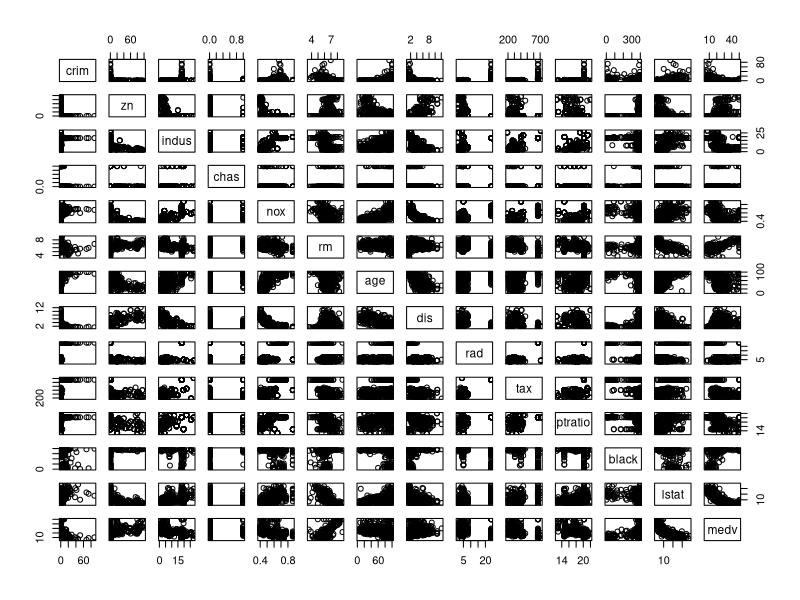
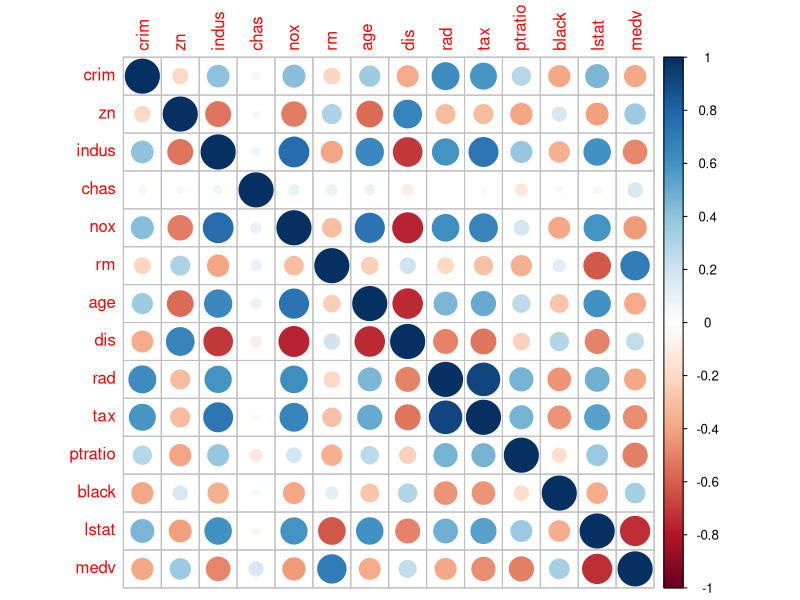
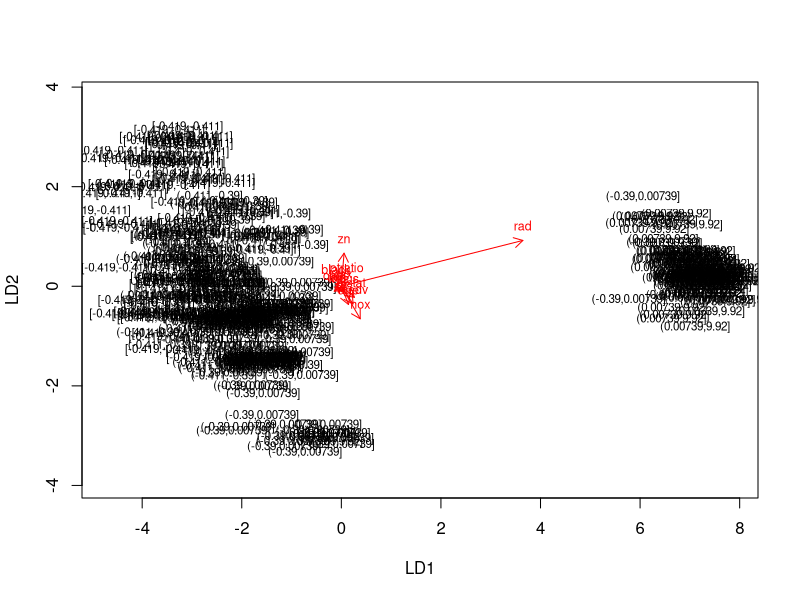

R code for these plots, in order:
## ---- chunk 1
# This is a code chunk in RStudio editor.
# access the MASS package
library(MASS)

# load the data
data("Boston")

# explore the dataset
str(Boston)
dim(Boston)

# plot matrix of the variables
pairs(Boston)

## ---- chunk 2
# calculate the correlation matrix and round it
cor_matrix <- cor(Boston) 

# visualize the correlation matrix
library(corrplot)
corrplot(cor_matrix, method="circle")
summary(Boston)

## ---- chunk 3
# center and standardize variables
boston_scaled <- scale(Boston)

# summaries of the scaled variables
summary(boston_scaled)

# class of the boston_scaled object
class(boston_scaled)

# change the object to data frame
boston_scaled <- as.data.frame(boston_scaled)

# summary of the scaled crime rate
summary(boston_scaled$crim)

# create a quantile vector of crim and print it
bins <- quantile(boston_scaled$crim)
bins

# create a categorical variable 'crime'
crime <- cut(boston_scaled$crim, breaks = bins, include.lowest = TRUE)

# look at the table of the new factor crime
table(crime)

# remove original crim from the dataset
boston_scaled <- dplyr::select(boston_scaled, -crim)

# add the new categorical value to scaled data
boston_scaled <- data.frame(boston_scaled, crime)

# number of rows in the Boston dataset 
n <- nrow(boston_scaled)

# choose randomly 80% of the rows
ind <- sample(n,  size = n * 0.8)

# create train set
train <- boston_scaled[ind,]

# create test set 
test <- boston_scaled[-ind,]

# save the correct classes from test data
correct_classes <- test$crime

# remove the crime variable from test data
test <- dplyr::select(test, -crime)

## ---- chunk 4
# linear discriminant analysis
lda.fit <- lda(crime ~ ., data = train)

# print the lda.fit object
lda.fit

# the function for lda biplot arrows
lda.arrows <- function(x, myscale = 1, arrow_heads = 0.1, color = "red", tex = 0.75, choices = c(1,2)){
  heads <- coef(x)
  arrows(x0 = 0, y0 = 0, 
         x1 = myscale * heads[,choices[1]], 
         y1 = myscale * heads[,choices[2]], col=color, length = arrow_heads)
  text(myscale * heads[,choices], labels = row.names(heads), 
       cex = tex, col=color, pos=3)
}


# target classes as numeric
classes <- as.numeric(train$crime)

# plot the lda results
plot(lda.fit, dimen = 2)
lda.arrows(lda.fit, myscale = 1) 

## ---- chunk 5

# predict classes with test data
lda.pred <- predict(lda.fit, newdata = test)

# cross tabulate the results
table(correct = correct_classes, predicted = lda.pred$class)

